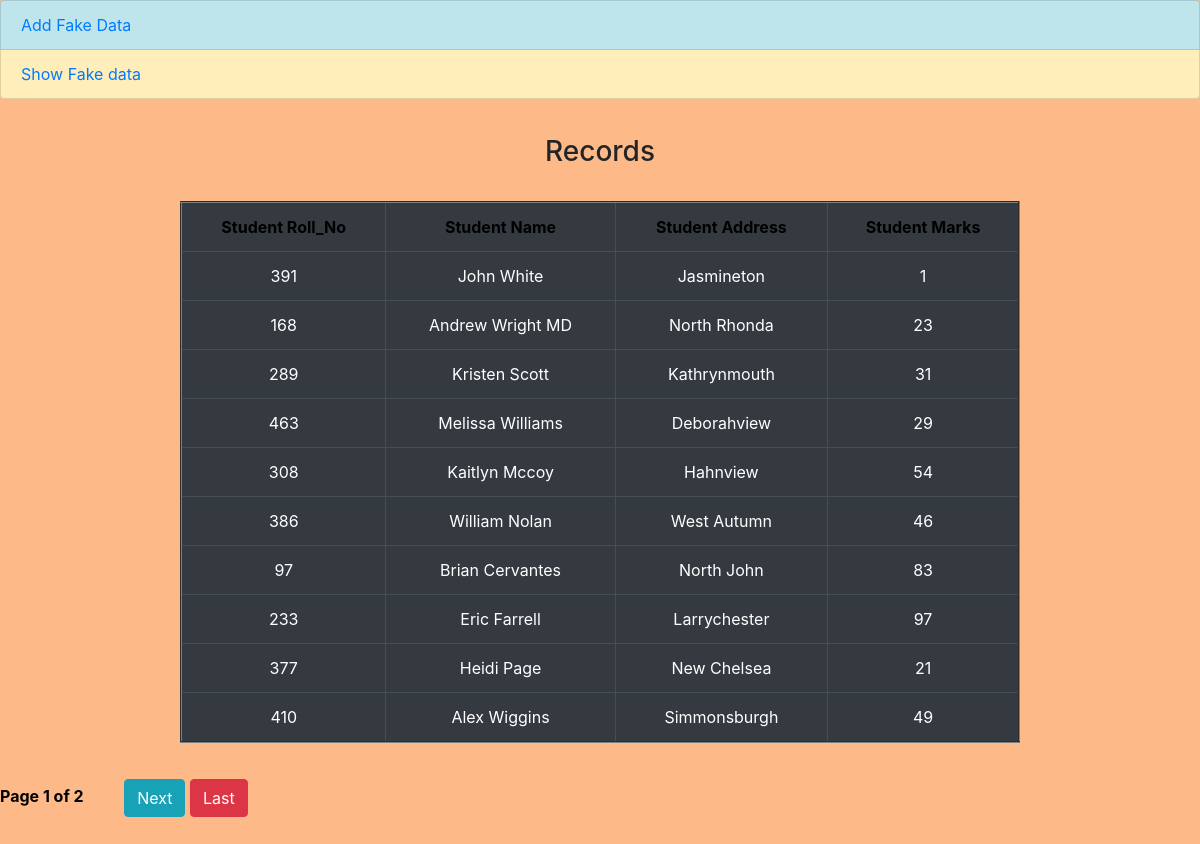
/pagination/, run on the app's committed database.
### firstapp/models.py (models this page shows)
class Student(models.Model):
    rollno=models.IntegerField()
    name=models.CharField(max_length=100)
    address=models.CharField(max_length=100)
    marks=models.IntegerField()

### firstapp/views.py (the view)
# urls.py: path('pagination/',Paginationshowview,name='pagination')
def Paginationshowview(request):
    stu=Student.objects.all()
    paginator=Paginator(stu,10)
    page_no=request.GET.get('page',1)
    obj=paginator.get_page(page_no)
    template_name='firstapp/page.html'
    context={'obj':obj}
    return render(request,template_name,context)

### templates/firstapp/page.html (shortened to what this page needs)
{% extends 'firstapp/home.html' %}
{% block content %}
<div style="width: 70%; margin: 3% 15%;">
    <h3 style="text-align: center;"> Records</h3><br>
    <table border="2px" class="table table-dark">
        <tr style="text-align: center;color:black;">
            <th>Student Roll_No</th>
            <th>Student Name</th>
            <th>Student Address</th>
            <th>Student Marks</th>
        </tr>
        {% for i in obj %}
            <tr style="text-align: center;">
                <td>{{i.rollno}}</td>
                <td>{{i.name}}</td>
                <td>{{i.address}}</td>
                <td>{{i.marks}}</td>
            </tr>
        {% endfor %}
    </table>
</div>
<div class="pagination">
    <div class="step-links">
        <span class="current" style="color:black;">
            <b>Page {{obj.number}} of {{obj.paginator.num_pages}}</b>
        </span>&nbsp;&nbsp;&nbsp;&nbsp;&nbsp;&nbsp;&nbsp;
            <span>
            {% if obj.has_next %}
            <a href="{% url 'pagination' %}?page={{obj.next_page_number}}"><button class="btn btn-info">Next</button></a>
            <a href="{% url 'pagination' %}?page={{obj.paginator.num_pages}}"><button class="btn btn-danger">Last</button></a>
            {% endif %}
            </span>
    </div>
</div><br><br><br>
{% endblock %}

### templates/firstapp/home.html (shortened to what this page needs)
<!DOCTYPE html>
<html lang="en">
<head>
    <link rel="stylesheet" href="https://cdn.jsdelivr.net/npm/bootstrap@4.6.0/dist/css/bootstrap.min.css">
</head>
<body style="background-color:rgb(253, 185, 136);">
    <ul class="list-group">
        <li  class="list-group-item list-group-item-info"><a href="{% url 'populate' %}">Add Fake Data</a></li>
        <li class="list-group-item list-group-item-action list-group-item-warning"><a href="{% url 'pagination' %}">Show Fake data</a></li>
    </ul>
    {% block content %}
    {% endblock %}
</body>
</html>

### data on the page
Student: rollno "391", name "John White", address "Jasmineton", marks "1"
Student: rollno "168", name "Andrew Wright MD", address "North Rhonda", marks "23"
Student: rollno "289", name "Kristen Scott", address "Kathrynmouth", marks "31"
Student: rollno "463", name "Melissa Williams", address "Deborahview", marks "29"
Student: rollno "308", name "Kaitlyn Mccoy", address "Hahnview", marks "54"
Student: rollno "386", name "William Nolan", address "West Autumn", marks "46"
Student: rollno "97", name "Brian Cervantes", address "North John", marks "83"
Student: rollno "233", name "Eric Farrell", address "Larrychester", marks "97"
Student: rollno "377", name "Heidi Page", address "New Chelsea", marks "21"
Student: rollno "410", name "Alex Wiggins", address "Simmonsburgh", marks "49"

### other printed values
{{ obj.number }} "1"
{{ obj.paginator.num_pages }} "2"
